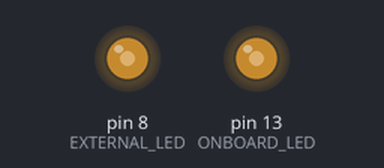
Bench run of a sketch on a simulated Arduino Uno, built with avr-gcc and run on an emulated ATmega328P. Shown: output pins drawn as LEDs (lit = HIGH). What the sketch prints to the serial monitor is not drawn.

Above: at 0.1 s.
Timing chart, 0 to 1.6 s (numbered marks = the images above):
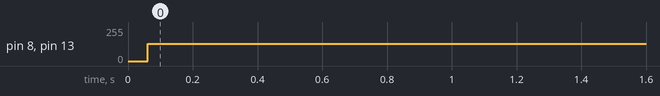

The sketch:

Receiver.ino
```cpp
#define EXTERNAL_LED 8
#define ONBOARD_LED 13
enum Interval {
  kIntervalMinimumConfirmed = 10, //ms
  kIntervalHumanObservable = 100,  //ms
  kTest = 5
};

/// put your setup code here, to run once:
void setup() {
  pinMode(EXTERNAL_LED, OUTPUT);
  pinMode(ONBOARD_LED, OUTPUT);
  Serial.begin(9600);
}

/// put your main code here, to run repeatedly:
void loop() {
  unsigned long t1 = millis();
  digitalWrite(EXTERNAL_LED, HIGH);
  digitalWrite(ONBOARD_LED, HIGH);
  delay(kTest);

  digitalWrite(EXTERNAL_LED, LOW);
  digitalWrite(ONBOARD_LED, LOW);
  delay(kTest);
  Serial.println(millis() - t1);
}
```

Measured:
- by itself, pin 8 (EXTERNAL_LED), pin 13 (ONBOARD_LED): 0/255 → 128/255 at 0.06 s
